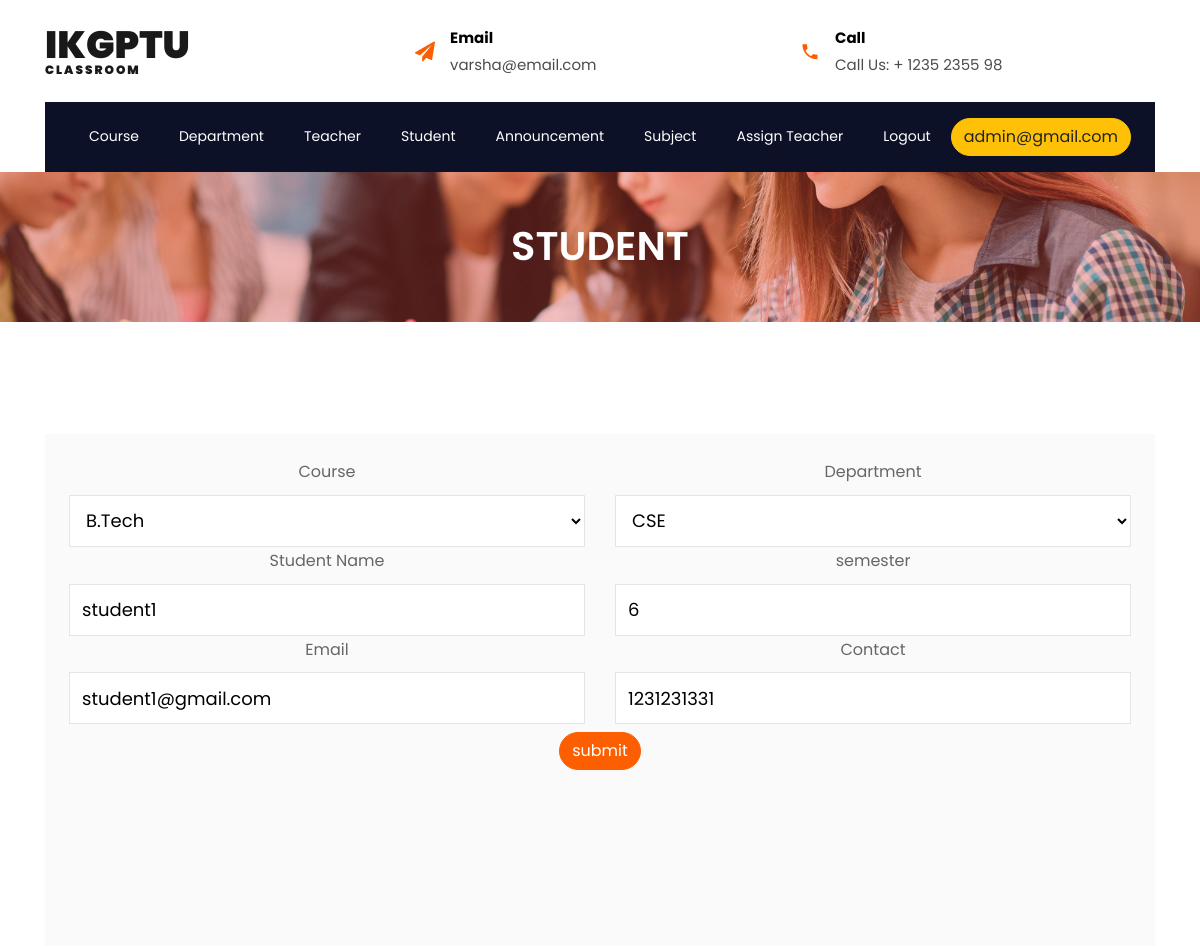
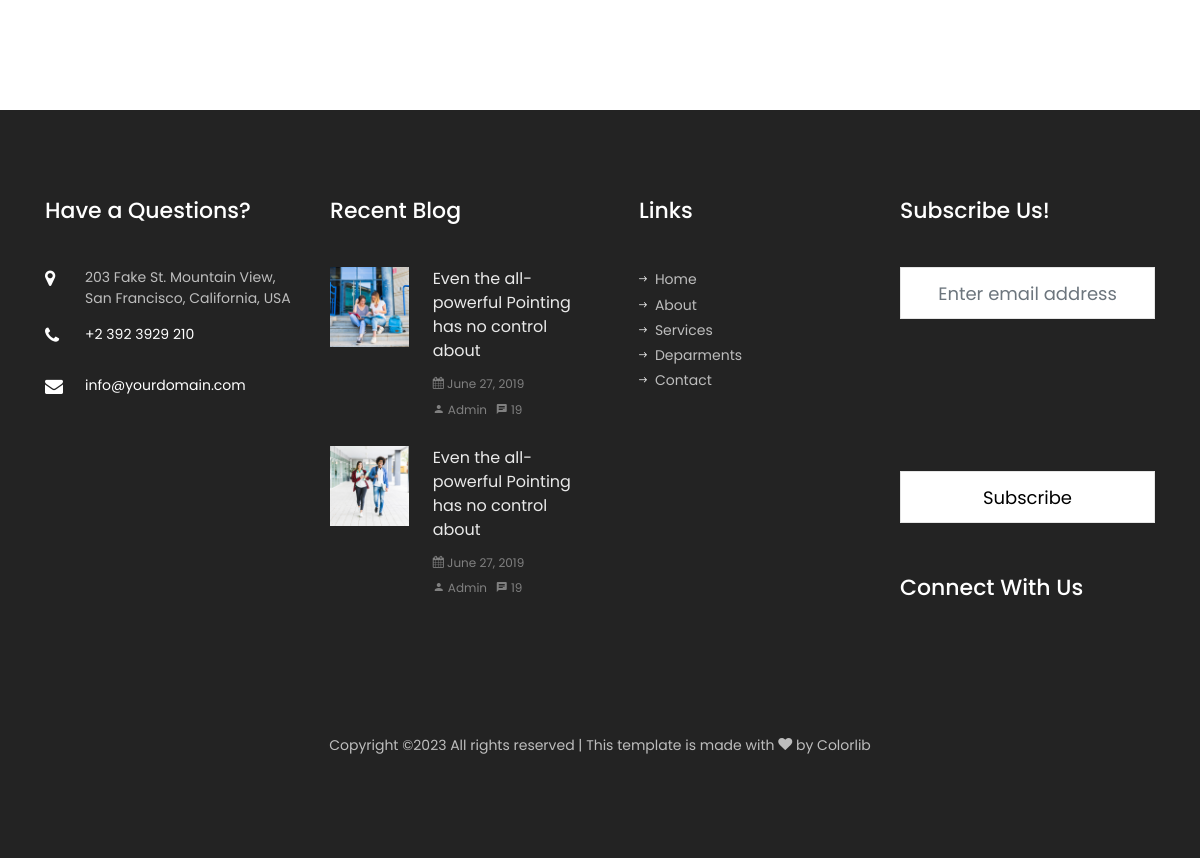
/edit_student.php?id=1 (signed in), run on the app's committed database (2 pictures, top to bottom).
### tables this page shows
CREATE TABLE `student` (
  `id` int(11) NOT NULL,
  `course` varchar(255) NOT NULL,
  `department` varchar(255) NOT NULL,
  `semester` int(10) NOT NULL,
  `student_name` varchar(100) NOT NULL,
  `email` varchar(255) NOT NULL,
  `password` varchar(255) NOT NULL,
  `contact` bigint(15) NOT NULL,
  `status` varchar(30) NOT NULL,
  `created_at` timestamp(6) NOT NULL DEFAULT current_timestamp(6) ON UPDATE current_timestamp(6)
);

### edit_student.php (the view, shortened to what this page needs)
<?php
include("header2.php");
include("config.php");
$queryselect = "SELECT * FROM `student` where `id`='$_REQUEST[id]'";
$resultselect = mysqli_query($conn,$queryselect);
if($dataselect = mysqli_fetch_array($resultselect))
{
  $cou = $dataselect['course'];
  $dept = $dataselect['department'];
  $s_name = $dataselect['student_name'];
  $s_email = $dataselect['email'];
  $s_contact = $dataselect['contact'];
  $s_semester = $dataselect['semester'];
}
?>
<section class="hero-wrap hero-wrap-2" style="background-image: url('images/bg_1.jpg');">
    <div class="overlay"></div>
    <div class="container">
        <div class="row no-gutters slider-text align-items-center justify-content-center">
            <div class="col-md-9 ftco-animate text-center">
                <h1 class="mb-2 bread">STUDENT</h1>
            </div>
        </div>
    </div>
</section>
<section class="ftco-section contact-section">
    <div class="container">
        <div class="row d-flex contact-info">
            <div class="col-md-12 d-flex">
                <div class="bg-light align-self-stretch box p-4 text-center">
                    <form method="post" autocomplete="off">
                        <div class="row">
                            <div class="col-md-6">
                                <label for="inputteachername" class="form-label">Course</label>
                                <select name="course" class="form-control">
                                    <?php
                            include("config.php");
                            $query = "SELECT * FROM `course`";
                            $result = mysqli_query($conn,$query);
                            while($data = mysqli_fetch_array($result))
                            {
                              if($data['id']==$cou)
                              {
                                echo "<option value='$data[id]' selected>".$data['course_name']."</option>";
                              }
                              else{
                                echo "<option value='$data[id]'>".$data['course_name']."</option>";
                              }
                            }
                            ?>
                                </select>
                            </div>
                            <div class="col-md-6">
                                <label for="inputteachername" class="form-label">Department</label>
                                <select name="department" class="form-control">
                                    <?php
                          include("config.php");
                          $query1 = "SELECT * FROM `department`";
                          $result1 = mysqli_query($conn,$query1);
                          while($data1 = mysqli_fetch_array($result1))
                          {
                            if($data1['id']==$dept)
                            {
                              echo "<option value='$data1[id]' selected>".$data1['department']."</option>";
                            }
                            else{
                              echo "<option value='$data1[id]'>".$data1['department']."</option>";
                            }
                          }
                          ?>
                                </select>
                            </div>
                        </div>
                        <div class="row">
                            <div class="col-md-6">
                                <label for="inputstudentname" class="form-label">Student Name</label>
                                <input type="text" class="form-control" name="student_name" id="inputstudentnmae"
                                    placeholder="" value="<?php echo $s_name; ?>">
                            </div>
                            <div class="col-md-6">
                                <label for="inputsemester" class="form-label">semester</label>
                                <input type="number" class="form-control" name="semester" id="inputsemester"
                                    placeholder="" value="<?php echo $s_semester; ?>">
                            </div>
                        </div>
                        <div class="row">
                            <div class="col-md-6">
                                <label for="inputemail" class="form-label">Email</label>
                                <input type="email" class="form-control" name="email" id="inputemail" placeholder=""
                                    value="<?php echo $s_email; ?>">
                            </div>
                            <div class="col-md-6">
                                <label for="inputcontact" class="form-label">Contact</label>
                                <input type="number" class="form-control" name="contact" id="inputcontact"
                                    placeholder="" value="<?php echo $s_contact; ?>">
                            </div>
                        </div>
                        <div class="col-12">
                            <button type="submit" name="submit" class="btn btn-primary my-2">submit</button>
                        </div>
                </div>
            </div>
        </div>
    </div>
</section>
<?php
include("footer.php");
?>

### data on the page
student: student_name "student1", semester "6", email "student1@gmail.com", contact "1231231331"

### other printed values
$_SESSION["email"] "admin@gmail.com"
form field course "B.Tech"
form field department "CSE"
